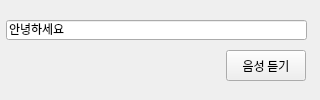
<?xml version="1.0" encoding="UTF-8"?>
<ui version="4.0">
 <class>Form</class>
 <widget class="QWidget" name="Form">
  <property name="geometry">
   <rect>
    <x>0</x>
    <y>0</y>
    <width>320</width>
    <height>100</height>
   </rect>
  </property>
  <property name="sizePolicy">
   <sizepolicy hsizetype="Fixed" vsizetype="Fixed">
    <horstretch>0</horstretch>
    <verstretch>0</verstretch>
   </sizepolicy>
  </property>
  <property name="minimumSize">
   <size>
    <width>320</width>
    <height>100</height>
   </size>
  </property>
  <property name="maximumSize">
   <size>
    <width>320</width>
    <height>100</height>
   </size>
  </property>
  <property name="font">
   <font>
    <family>나눔고딕</family>
   </font>
  </property>
  <property name="windowTitle">
   <string>TTS APP</string>
  </property>
  <widget class="QLineEdit" name="txtQrData">
   <property name="geometry">
    <rect>
     <x>6</x>
     <y>20</y>
     <width>301</width>
     <height>20</height>
    </rect>
   </property>
   <property name="maximumSize">
    <size>
     <width>16777215</width>
     <height>100</height>
    </size>
   </property>
   <property name="text">
    <string>안녕하세요</string>
   </property>
  </widget>
  <widget class="QPushButton" name="btnQrGen">
   <property name="geometry">
    <rect>
     <x>226</x>
     <y>50</y>
     <width>80</width>
     <height>31</height>
    </rect>
   </property>
   <property name="text">
    <string>음성 듣기</string>
   </property>
  </widget>
 </widget>
 <resources/>
 <connections/>
</ui>
